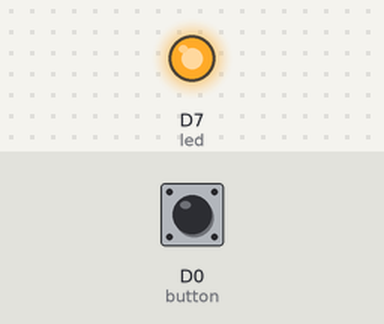
Simulated run of this sketch. Board: ESP8266 (NodeMCU). Parts: output pins drawn as LEDs (lit = HIGH). The inputs (shaded band) are chosen by the test bench; at power-on: D0 (button) LOW.

Above: at 1.2 s.
1.3 s: D0 (button) pulled HIGH for 0.15 s
At 1.37 s:
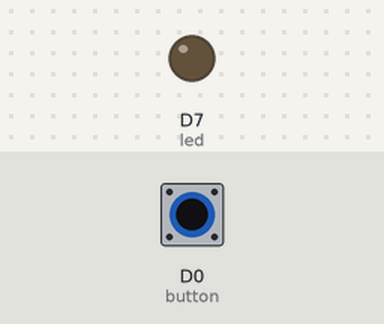
2.9 s: D0 (button) pulled HIGH for 3.2 s
At 6.9 s:
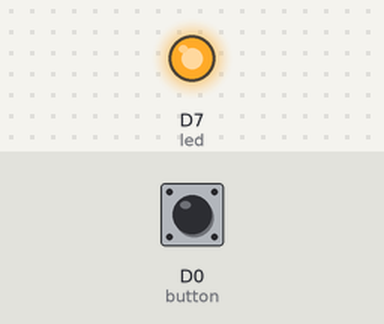
Timing chart, 0 to 8.4 s (numbered marks = the images above; inputs shaded):
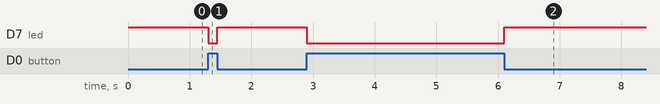

The sketch:

LedOnButtonPress.ino
```cpp
int button = D0; //button is on pin D0
int led = D7; // blue LED on board is attached to D7
int val = 0; //temp var for button val


void setup() {
    pinMode(button, INPUT_PULLDOWN);
    pinMode(led, OUTPUT);
    digitalWrite(led, HIGH);
}


void loop(){
    val = digitalRead(button); // read the input pin
    digitalWrite(led, !val); //set the LED to its value
}
```

Measured:
- after the input at 1.3 s, D7 (led): HIGH → LOW at once, → HIGH 0.15 s later
- after the input at 2.9 s, D7 (led): HIGH → LOW at once, → HIGH 3.2 s later
